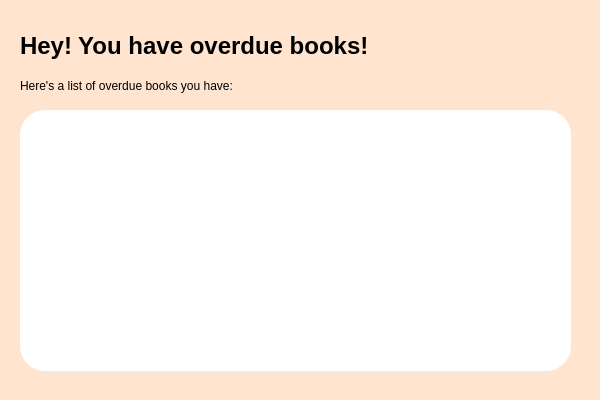
<?xml version="1.0" encoding="UTF-8"?>
<ui version="4.0">
 <class>OverdueNotification</class>
 <widget class="QDialog" name="OverdueNotification">
  <property name="geometry">
   <rect>
    <x>0</x>
    <y>0</y>
    <width>600</width>
    <height>400</height>
   </rect>
  </property>
  <property name="windowTitle">
   <string>Dialog</string>
  </property>
  <property name="styleSheet">
   <string notr="true">QDialog{
	background: #FFE5D0;
	font-family: Montserrat;
}

QLineEdit {
	border: 1px solid;
	border-radius: 15px;
	border-color: #e5e5e5;
	background-color: palette(base);
	padding: 0px 5px;
	font-size: 13px;
}

QPushButton {
	border-radius: 15px; 
	font-size: 13px;
	height: 31px; 
}</string>
  </property>
  <widget class="QLabel" name="pageTitle">
   <property name="geometry">
    <rect>
     <x>20</x>
     <y>20</y>
     <width>441</width>
     <height>51</height>
    </rect>
   </property>
   <property name="styleSheet">
    <string notr="true">QLabel{
	font-size: 24px;
	font-weight: bold;
}</string>
   </property>
   <property name="text">
    <string>Hey! You have overdue books!</string>
   </property>
  </widget>
  <widget class="QLabel" name="pageDesc">
   <property name="geometry">
    <rect>
     <x>20</x>
     <y>60</y>
     <width>511</width>
     <height>51</height>
    </rect>
   </property>
   <property name="text">
    <string>Here's a list of overdue books you have:</string>
   </property>
  </widget>
  <widget class="QListWidget" name="listWidget">
   <property name="geometry">
    <rect>
     <x>20</x>
     <y>110</y>
     <width>551</width>
     <height>261</height>
    </rect>
   </property>
   <property name="styleSheet">
    <string notr="true">QListWidget{
	border-radius: 25px;
	background: rgb(255, 255, 255);
}</string>
   </property>
  </widget>
 </widget>
 <resources/>
 <connections/>
</ui>
